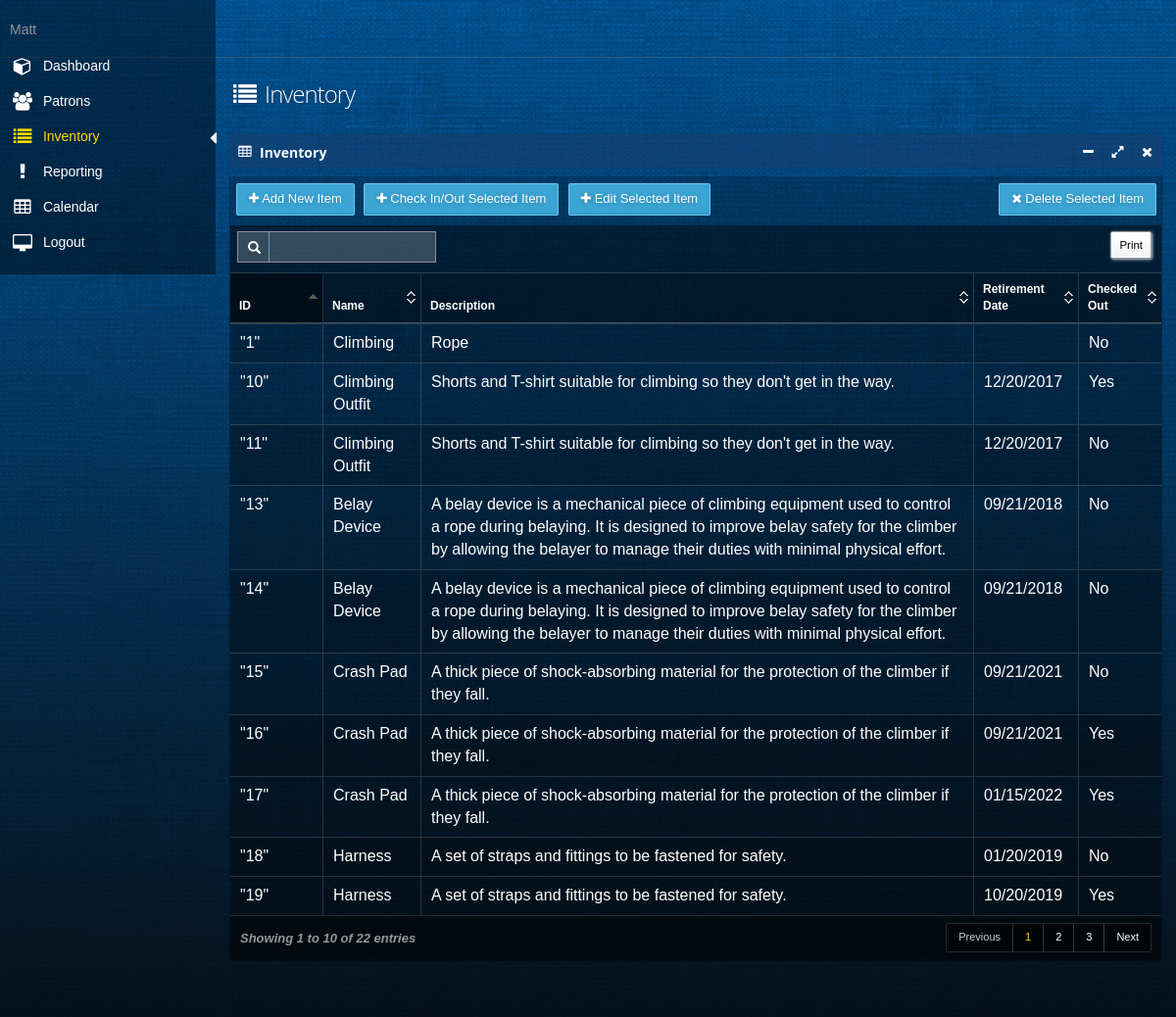
The page /inventory (signed in) on the database its author committed.
### tables this page shows
CREATE TABLE "Inventory" (
	`Id`	TEXT NOT NULL UNIQUE,
	`Name`	TEXT NOT NULL,
	`Description`	TEXT,
	`RetirementDate`	TEXT,
	`IsCheckOut`	REAL NOT NULL
);

### app.py (the view)
@app.route('/inventory')
def inventory():
    return inventoryModule.inventory()

### databaseFunctions.py (called while the page is built)
def getAllInventoryIds():
    with engine.connect() as connection:
        sqlText = text("SELECT Id FROM Inventory ORDER by Id")
        result = engine.execute(sqlText)
        ids = []
        for row in result:
            ids.append(row[0])
        if not ids:
            return None
        else:
            return ids

def getAllInventoryNames():
    with engine.connect() as connection:
        sqlText = text("SELECT Name FROM Inventory ORDER by Id")
        result = engine.execute(sqlText)
        names = []
        for row in result:
            names.append(row[0])
        if not names:
            return None
        else:
            return names

def getAllInventoryDescriptions():
    with engine.connect() as connection:
        sqlText = text("SELECT Description FROM Inventory ORDER by Id")
        result = engine.execute(sqlText)
        descriptions = []
        for row in result:
            descriptions.append(row[0])
        if not descriptions:
            return None
        else:
            return descriptions

def getAllInventoryRetirementDates():
    with engine.connect() as connection:
        sqlText = text("SELECT RetirementDate FROM Inventory ORDER by Id")
        result = engine.execute(sqlText)
        retirementDates = []
        for row in result:
            retirementDates.append(row[0])
        if not retirementDates:
            return None
        else:
            return retirementDates

def getAllInventoryCheckOutStatuses():
    with engine.connect() as connection:
        sqlText = text("SELECT IsCheckOut FROM Inventory ORDER by Id")
        result = engine.execute(sqlText)
        checkOutStatuses = []
        for row in result:
            checkOutStatuses.append(row[0])
        if not checkOutStatuses:
            return None
        else:
            return checkOutStatuses

### templates/inventory.html (shortened to what this page needs)
﻿{% extends "layout.html" %}
{% block body %}
<aside id="left-panel" style="height:280px; min-height:0px;">
    <nav>
        <ul>
            <li>
                <a href="employeeMenu"><i class="fa fa-lg fa-fw fa-cube txt-color-blue"></i> <span class="menu-item-parent">Dashboard</span></a>
            </li>
            <li>
                <a href="patronViewEmployee"><i class="fa fa-lg fa-fw fa-users txt-color-blue"></i> <span class="menu-item-parent">Patrons</span></a>
            </li>
            <li class="active">
                <a href="inventory"><i class="fa fa-lg fa-fw fa-list"></i> <span class="menu-item-parent">Inventory</span></a>
            </li>
            <li>
                <a href="reporting"><i class="fa fa-lg fa-fw fa-exclamation"></i> <span class="menu-item-parent">Reporting</span></a>
            </li>
            <li>
                <a href="calendar"><i class="fa fa-lg fa-fw fa-table"></i> <span class="menu-item-parent">Calendar</span></a>
            </li>
            <li>
                <a href="logout"><i class="fa fa-lg fa-fw fa-desktop"></i> <span class="menu-item-parent">Logout</span></a>
            </li>
        </ul>
    </nav>
</aside>
<div id="main" role="main">
    <div id="content">
        <div class="row">
            <div class="col-xs-12 col-sm-7 col-md-7 col-lg-4">
                <h1 class="page-title txt-color-blueDark">
                    <i class="fa-fw fa fa-list"></i>
                    Inventory
                </h1>
            </div>
        </div>
        <section id="widget-grid" class="">
            <div class="row">
                <article class="col-xs-12 col-sm-12 col-md-12 col-lg-12">
                    <div class="jarviswidget jarviswidget-color-blueDark" id="wid-id-1" data-widget-editbutton="false" data-widget-colorbutton="false">
                        <header style="padding-top:10px">
                            <span class="widget-icon"> <i class="fa fa-table"></i> </span>
                            <h2 style="line-height:15px"><strong>Inventory</strong></h2>
                        </header>
                        <div>
                            <div class="widget-body no-padding">
                                <div style="padding-bottom:10px; padding-right: 5px; padding-top: 7px;">
                                    <button class="btn btn-primary" style="margin-left:6px;" data-toggle="modal" data-target="#myModal">
                                        <i class="fa fa-plus"></i> <span class="hidden-mobile">Add New Item</span>
                                    </button>
                                    <button class="btn btn-primary" id="checkOutInventoryItem" style="margin-left:6px;">
                                        <i class="fa fa-plus"></i> <span class="hidden-mobile">Check In/Out Selected Item</span>
                                    </button>
                                    <button class="btn btn-primary" id="editInventoryItem" style="margin-left:6px;" data-toggle="modal" data-target="#editModal">
                                        <i class="fa fa-plus"></i> <span class="hidden-mobile">Edit Selected Item</span>
                                    </button>
                                    <button class="btn btn-primary" style="margin-left:6px; float:right" id="deleteButton">
                                        <i class="fa fa-times"></i> <span class="hidden-mobile">Delete Selected Item</span>
                                    </button>
                                </div>
                                <table id="datatable" class="table table-striped table-bordered table-hover">
                                    <thead>
                                        <tr>
                                            <th data-hide="phone">ID</th>
                                            <th data-class="expand">Name</th>
                                            <th data-hide="phone">Description</th>
                                            <th data-hide="phone,tablet">Retirement Date</th>
                                            <th data-hide="phone,tablet">Checked Out</th>
                                        </tr>
                                    </thead>
                                    <tbody>
                                        {% for row in inventoryTable %}
                                        <tr id="tr">
                                            <td>{{ row['id']|tojson|safe }}</td>
                                            <td>{{ row['name'] }}</td>
                                            <td>{{ row['description'] }}</td>
                                            <td>{{ row['retirementDate'] }}</td>
                                            {% if row['checkOutStatus'] == 'False' %}
                                            <td>No</td>
                                            {% else %}
                                            <td>Yes</td>
                                            {% endif %}
                                        </tr>
                                        {% endfor %}
                                    </tbody>
                                </table>
                            </div>
                        </div>
                    </div>
                </article>
            </div>
        </section>
    </div>
</div>
    {% endblock %}

### static/css/styles.css (style rules this page uses)
body { width:100%; height:100% }

### static/css/signature-pad.css (style rules this page uses)
body { font-family: Helvetica, Sans-Serif; -moz-user-select: none; -webkit-user-select: none; -ms-user-select: none; }

### rows shown on the page
Inventory: name "Climbing", description "Rope"
Inventory: id|tojson "\"10\"", name "Climbing Outfit", description "Shorts and T-shirt suitable for climbing so they don't get in the way.", retirementDate "12/20/2017"
Inventory: id|tojson "\"11\"", name "Climbing Outfit", description "Shorts and T-shirt suitable for climbing so they don't get in the way.", retirementDate "12/20/2017"
Inventory: id|tojson "\"13\"", name "Belay Device", description "A belay device is a mechanical piece of climbing equipment used to control a rope during belaying. It is designed to improve belay safety for the climber by allowing the belayer to manage their duties with minimal physical effort.", retirementDate "09/21/2018"
Inventory: id|tojson "\"14\"", name "Belay Device", description "A belay device is a mechanical piece of climbing equipment used to control a rope during belaying. It is designed to improve belay safety for the climber by allowing the belayer to manage their duties with minimal physical effort.", retirementDate "09/21/2018"
Inventory: id|tojson "\"15\"", name "Crash Pad", description "A thick piece of shock-absorbing material for the protection of the climber if they fall.", retirementDate "09/21/2021"
Inventory: id|tojson "\"16\"", name "Crash Pad", description "A thick piece of shock-absorbing material for the protection of the climber if they fall.", retirementDate "09/21/2021"
Inventory: id|tojson "\"17\"", name "Crash Pad", description "A thick piece of shock-absorbing material for the protection of the climber if they fall.", retirementDate "01/15/2022"
Inventory: id|tojson "\"18\"", name "Harness", description "A set of straps and fittings to be fastened for safety.", retirementDate "01/20/2019"
Inventory: id|tojson "\"19\"", name "Harness", description "A set of straps and fittings to be fastened for safety.", retirementDate "10/20/2019"

### other values the page prints
{{ session['currentUserFirstName'] }} "Matt"
{{ row['id']|tojson|safe }} "\"1\""
